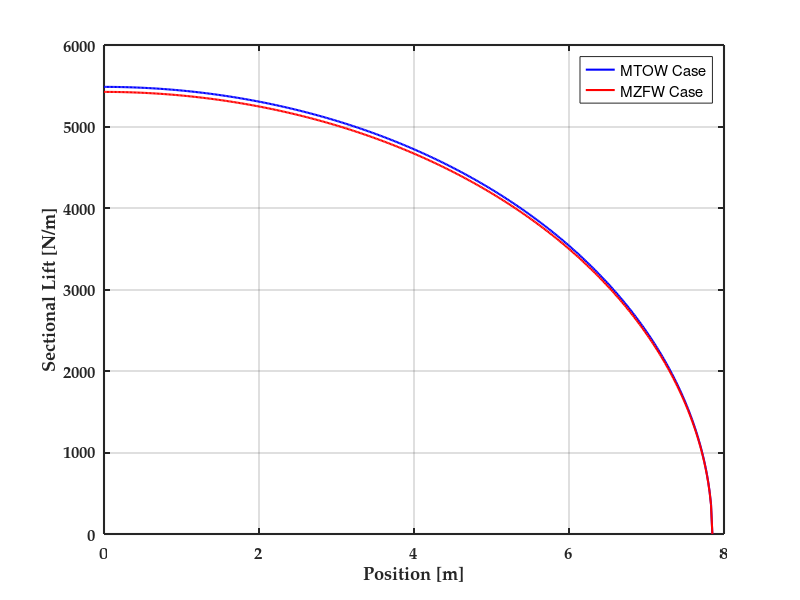
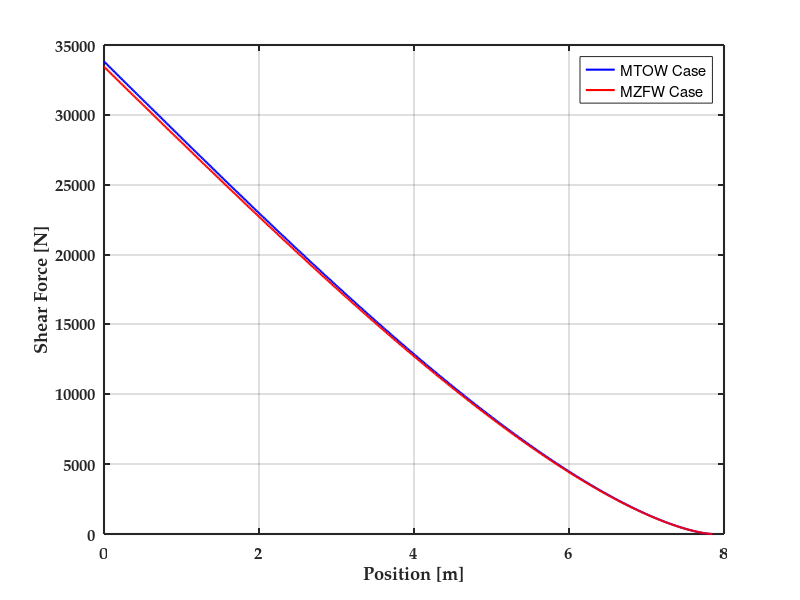
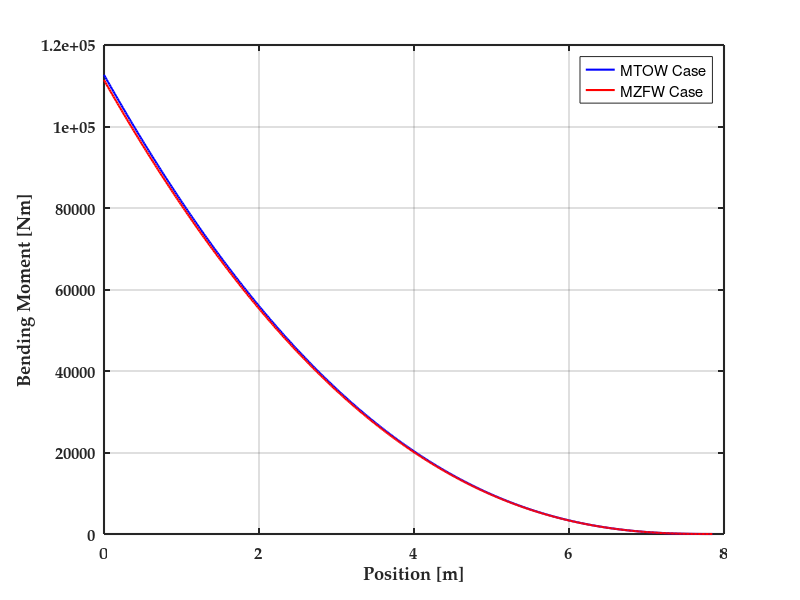
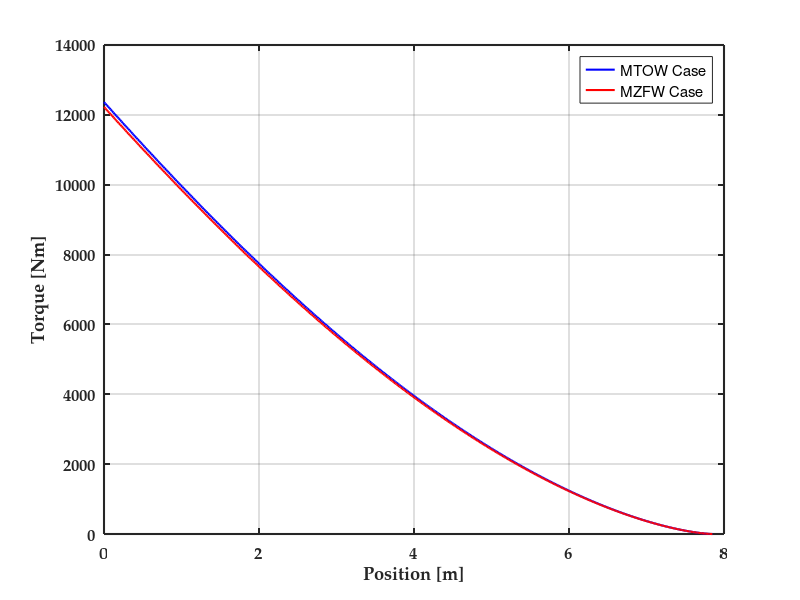

The MATLAB source for these figures, in order:
%Dependencies: StringerCounterFunc.m and SweepCalcFunc.m
clear
clc
bluez=[0 0 1];
redz=[1 0 0];
greenz=[0 0.75 0];
lilaz=[0.75 0 0.75];
orangz=[1 0.5 0];
colorz={bluez, redz, greenz, orangz, lilaz};
density= 1565; %of tailplane material
Vtail_W = 1900; %Weight of tailplane kg


n=451; %Number of discretizations

cbar= 3.7; %Mean aerodynamic chord of vertical stabiliser (m)
lambda=0.55; %Taper ratio
ctip= 1.5; %tip chord length
croot=ctip/lambda;
l_unswept= 6.5; %Length of vertical stabiliser (m) without sweep (in the z direction)
sweep=34.1; %Stabiliser sweep angle (deg)

fs_c=0.2; %Front spar chord percentage
rs_c=0.7; %Rear spar chord percentage

LF=3.75; %load factor

%Solving moment balance for OEI case to find lift force
thrust=322000; %Engine thrust (N)
engine_y= 3.7; %Engine cg y coordinate (m)
ac_xcg=36; %Aircraft overall x_cg (m), using MTOW as aftmost
ac_xcg_alt =35.6; %x_cg (m) for ZW case
vert_le_x= 70.3; %x coordinate of vertical stabiliser leading edge at root (m)

L=(engine_y*thrust)/(cbar/4+vert_le_x- ac_xcg);
L_alt=(engine_y*thrust)/(cbar/4+vert_le_x- ac_xcg_alt);


%DOING DISTRIBUTION ALONG SWEPT COORDINATE
l=l_unswept/cosd(sweep); %Swept length of stabiliser
dl=flip(linspace(0,l,n+1)); %Discretizing wing into 1000 sections AND flipping it so it goes from tip to root

L0=(4*L)/(pi*l);
dL=L0*sqrt(1- (dl/l).^2); % Sectional lift profile

L0_alt=(4*L_alt)/(pi*l);
dL_alt=L0_alt*sqrt(1- (dl/l).^2);

figure
box on
set(findobj(gcf,'type','axes'),'FontName','Palatino','FontSize',12,'FontWeight','Bold', 'LineWidth', 1.5);
hold on
grid on
plot(dl,dL,'-','Color',colorz{1},'LineWidth',1.5);
plot(dl,dL_alt,'-','Color',colorz{2},'LineWidth',1.5);

xlabel('Position [m]')
ylabel('Sectional Lift [N/m]')
legend('MTOW Case', 'MZFW Case')
lift=trapz(dL,dl); % (might be slightly different due to integration errors)
hold off


%--------------------------Inertial loads------------------------------
%Not needed in vertical stabiliser case (perpendicular to lift)
%But I guess it's nice to have in case of structural calculations
W=LF*Vtail_W*9.81; %Vertical stabiliser weight (N)
% wSecMax=(2*W)/(l_unswept*(ctip/croot+ 1)); %Maximum sectional weight i.e. at the root (in N/m)
% wSecMin=(ctip/croot)*wSecMax; %Minimum sectional weight i.e. at the tip (in N/m)
% 
% %Weight distribution along horizontal stabiliser (straight line equation):
% wSec=((wSecMin-wSecMax)/l_unswept).*flip(dl)+wSecMax;
% 
% %Plotting weight distribution
% figure
% box on
% set(findobj(gcf,'type','axes'),'FontName','Palatino','FontSize',12,'FontWeight','Bold', 'LineWidth', 1.5);
% hold on
% grid on
% plot(flip(dl),wSec,'LineWidth',1.5)
% xlabel('Spanwise Position [m]')
% ylabel('Sectional Weight [N/m]')
% 
% hold off
%Weight of ONE Wing in N
yspan = linspace(0,l_unswept,100);
semispan = l_unswept;
S1 = 6.96;%Area wingbox  
S2 = S1*(lambda)^2;
WingBox_Volume = 1/3*(S1+S2+(S1*S2)^(1/2))*semispan;

Area_Span = (S1*(lambda^2-2*lambda+1))*(yspan./semispan).^2 + (S1*(-2+2*lambda)).*(yspan./semispan) + S1;
WingW_Span = ((W)/WingBox_Volume).*Area_Span;



% 
% plot(yspan,WingW_Span,'r--')
% set(findobj(gcf,'type','axes'),'FontName','Palatino','FontSize',12,'FontWeight','Bold', 'LineWidth', 1.5);
% legend('Sectional Weight')
% xlabel('Position [m]')
% ylabel('Sectional Weight [N/m]')
% title('Vertical Tail: Load Case 2')
% grid on




%-----------------Shear Force and Bending Moment-----------------------
Lsec=[0,(dL(1:end-1)+dL(2:end)).*(dl(1:end-1)-dl(2:end))/2];
SF=cumsum(Lsec); %Hehe funni
dM=[0,(SF(1:end-1)+SF(2:end)).*(dl(1:end-1)- dl(2:end))/2];
BM=cumsum(dM); %funni 2.0

Lsec_alt= [0,(dL_alt(1:end-1) + dL_alt(2:end)).*(dl(1:end-1)-dl(2:end))/2];
SF_alt=cumsum(Lsec_alt); %Hehe funni
dM_alt=[0,(SF_alt(1:end-1)+ SF_alt(2:end)).*(dl(1:end-1)-dl(2:end))/2];
BM_alt=cumsum(dM_alt); %funni 2.0

figure
box on
set(findobj(gcf,'type','axes'),'FontName','Palatino','FontSize',12,'FontWeight','Bold', 'LineWidth', 1.5);
hold on
grid on
plot(dl,SF,'-','Color',colorz{1},'LineWidth',1.5);
plot(dl,SF_alt,'-','Color',colorz{2},'LineWidth',1.5);
xlabel('Position [m]')
ylabel('Shear Force [N]')
legend('MTOW Case', 'MZFW Case');

figure
box on
set(findobj(gcf,'type','axes'),'FontName','Palatino','FontSize',12,'FontWeight','Bold', 'LineWidth', 1.5);
hold on
grid on
plot(dl,BM,'-','Color',colorz{1},'LineWidth',1.5);
plot(dl,BM_alt,'-','Color',colorz{2},'LineWidth',1.5);
xlabel('Position [m]')
ylabel('Bending Moment [Nm]')
legend('MTOW Case', 'MZFW Case');

save("bm_vtail",'BM'); %BENDING MOMENT OF VTAIL
save("sf_vtail",'SF'); %SHEAR FORCE OF VTAILL


%-----------------------------Torque-----------------------------------
c_swept=flip(linspace(croot,ctip,n+1))*cosd(sweep); %Discretize Spanwise chord distribution into 1000 sections, from tip to root, swept length (used only for Torque calculation)
flex_c=(fs_c+rs_c)/2; %Chordwise percentage Position of flexural axis (assumed to be halfway between both spars)
%No pitching/M0 (symmetric airfoil) loading and no weight/inertial loading (vertical stabiliser)
dT=Lsec.*(flex_c-0.25).*c_swept; %Sectional torque (Nm)
T=cumsum(dT);

dT_alt=Lsec_alt.*(flex_c-0.25).*c_swept; %Sectional torque (Nm)
T_alt=cumsum(dT_alt);

figure
box on
set(findobj(gcf,'type','axes'),'FontName','Palatino','FontSize',12,'FontWeight','Bold', 'LineWidth', 1.5);
hold on
grid on
plot(dl,T,'-','Color',colorz{1},'LineWidth',1.5);
plot(dl,T_alt,'-','Color',colorz{2},'LineWidth',1.5);
xlabel('Position [m]')
ylabel('Torque [Nm]')
legend('MTOW Case', 'MZFW Case');

save("torque_vtail",'T'); %effective panel thick

maxvalue = [max(abs([SF,SF_alt])),max(abs([BM,BM_alt])),max(abs([T,T_alt]))]
